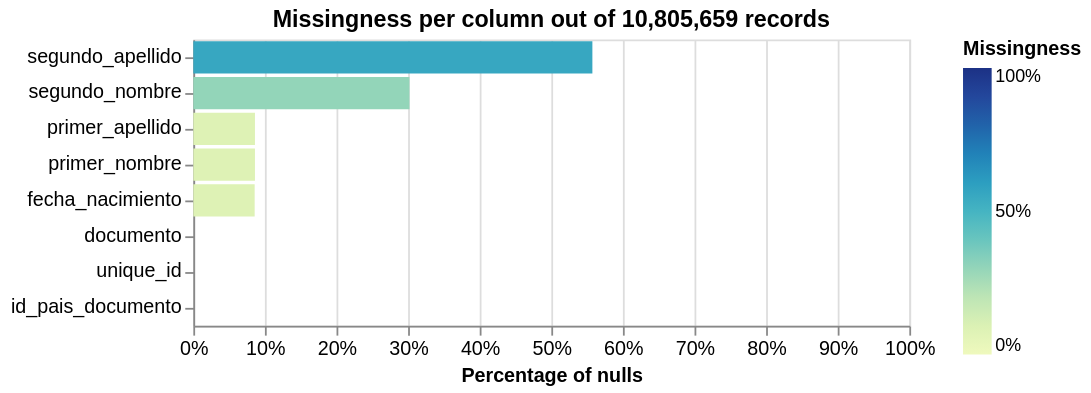

Here is the notebook cell this chart was saved with:
### Code cell
linker_rraa_extranjeros.missingness_chart()

### Figure 1 — Vega-Lite specification as saved in the notebook (floating-point values rounded to 4 significant figures)
{"config": {"view": {"continuousWidth": 400, "continuousHeight": 300}, "axis": {"labelFontSize": 11}}, "layer": [{"mark": "bar", "encoding": {"color": {"field": "null_proportion", "legend": {"format": ".0%", "offset": 30}, "scale": {"domain": [0, 1], "range": "heatmap"}, "title": "Missingness", "type": "quantitative"}, "tooltip": [{"field": "column_name", "title": "Column", "type": "nominal"}, {"field": "null_count", "format": ",.0f", "title": "Count of nulls", "type": "quantitative"}, {"field": "null_proportion", "format": ".2%", "title": "Percentage of nulls", "type": "quantitative"}, {"field": "total_record_count", "format": ",.0f", "title": "Total record count", "type": "quantitative"}], "x": {"axis": {"format": "%", "labelAlign": "center", "title": "Percentage of nulls"}, "field": "null_proportion", "scale": {"domain": [0, 1]}, "type": "quantitative"}, "y": {"axis": {"title": ""}, "field": "column_name", "sort": "-x", "type": "nominal"}}, "title": "Missingness per column out of 10,805,659 records"}], "data": {"values": [{"null_proportion": 0.0, "null_count": 0, "total_record_count": 10805659, "column_name": "unique_id"}, {"null_proportion": 0.0, "null_count": 0, "total_record_count": 10805659, "column_name": "id_pais_documento"}, {"null_proportion": 1.788e-07, "null_count": 2, "total_record_count": 10805659, "column_name": "documento"}, {"null_proportion": 0.08608, "null_count": 930110, "total_record_count": 10805659, "column_name": "primer_nombre"}, {"null_proportion": 0.3019, "null_count": 3262080, "total_record_count": 10805659, "column_name": "segundo_nombre"}, {"null_proportion": 0.08608, "null_count": 930127, "total_record_count": 10805659, "column_name": "primer_apellido"}, {"null_proportion": 0.5573, "null_count": 6022520, "total_record_count": 10805659, "column_name": "segundo_apellido"}, {"null_proportion": 0.08567, "null_count": 925755, "total_record_count": 10805659, "column_name": "fecha_nacimiento"}], "name": "data-0e7bce5a1d2f132e282789d6ef7780fe"}, "title": "", "$schema": "https://vega.github.io/schema/vega-lite/v5.9.3.json"}
